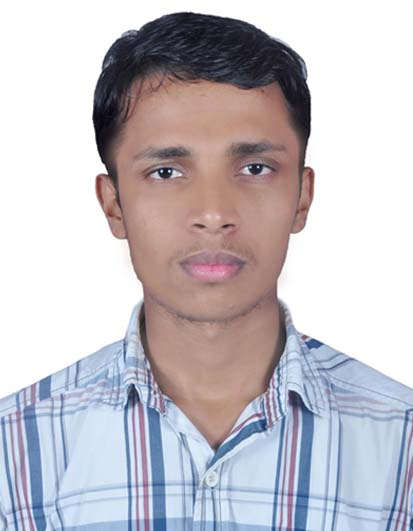
#> input picture OpenCV/amit_pic.jpg, 413 x 531 px
$ python INTRO1.py
#> lines starting #> are read from the running program, lines starting #| are printed output that depends on the picture
# -*- coding: utf-8 -*-
"""
Created on Wed Jun 27 14:54:38 2018

@author: Amit
"""

import cv2
import numpy as np
import matplotlib.pyplot as plt

img = cv2.imread('amit_pic.jpg',cv2.IMREAD_GRAYSCALE)
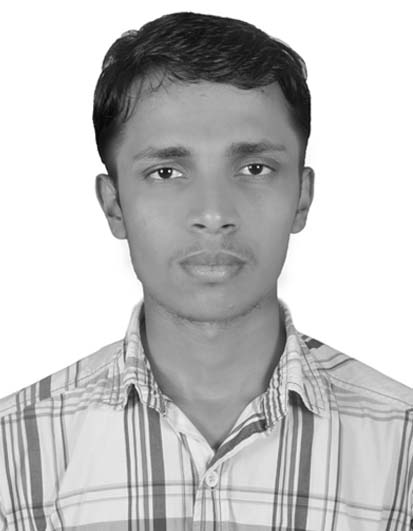
#> img: shape (531, 413); min 0, max 255, mean 193.7

#IMREAD_COLOR = 1
#IMREAD_UNCHANGED = -1
cv2.imshow('image',img)
cv2.waitKey(0)
cv2.destroyAllWindows()

plt.imshow(img, cmap='gray',interpolation='bicubic')  #To Get Cordinates
plt.plot([50,100],[80,100],'c',linewidth=5)
plt.show()
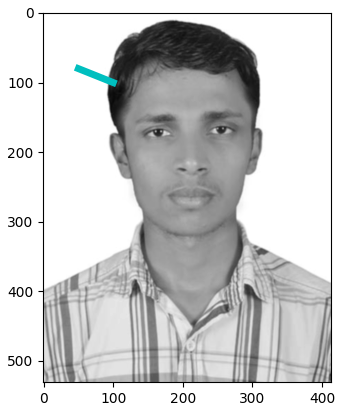
#> figure drawn by matplotlib, 1 panel
